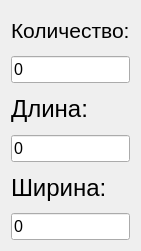
    <widget class="QWidget" name="layoutWidget">
     <property name="geometry">
      <rect>
       <x>20</x>
       <y>60</y>
       <width>131</width>
       <height>251</height>
      </rect>
     </property>
     <layout class="QVBoxLayout" name="verticalLayout_2">
      <item>
       <widget class="QLabel" name="label_7">
        <property name="font">
         <font>
          <pointsize>16</pointsize>
          <weight>50</weight>
          <bold>false</bold>
         </font>
        </property>
        <property name="text">
         <string>Количество:</string>
        </property>
        <property name="textFormat">
         <enum>Qt::AutoText</enum>
        </property>
       </widget>
      </item>
      <item>
       <widget class="QLineEdit" name="amount">
        <property name="font">
         <font>
          <pointsize>12</pointsize>
         </font>
        </property>
        <property name="text">
         <string>0</string>
        </property>
       </widget>
      </item>
      <item>
       <widget class="QLabel" name="label_5">
        <property name="font">
         <font>
          <pointsize>18</pointsize>
          <weight>50</weight>
          <bold>false</bold>
         </font>
        </property>
        <property name="text">
         <string>Длина:</string>
        </property>
       </widget>
      </item>
      <item>
       <widget class="QLineEdit" name="valueLength">
        <property name="font">
         <font>
          <pointsize>12</pointsize>
         </font>
        </property>
        <property name="text">
         <string>0</string>
        </property>
       </widget>
      </item>
      <item>
       <widget class="QLabel" name="label_6">
        <property name="font">
         <font>
          <pointsize>18</pointsize>
          <weight>50</weight>
          <bold>false</bold>
         </font>
        </property>
        <property name="text">
         <string>Ширина:</string>
        </property>
       </widget>
      </item>
      <item>
       <widget class="QLineEdit" name="valueWidth">
        <property name="font">
         <font>
          <pointsize>12</pointsize>
         </font>
        </property>
        <property name="text">
         <string>0</string>
        </property>
       </widget>
      </item>
     </layout>
    </widget>
